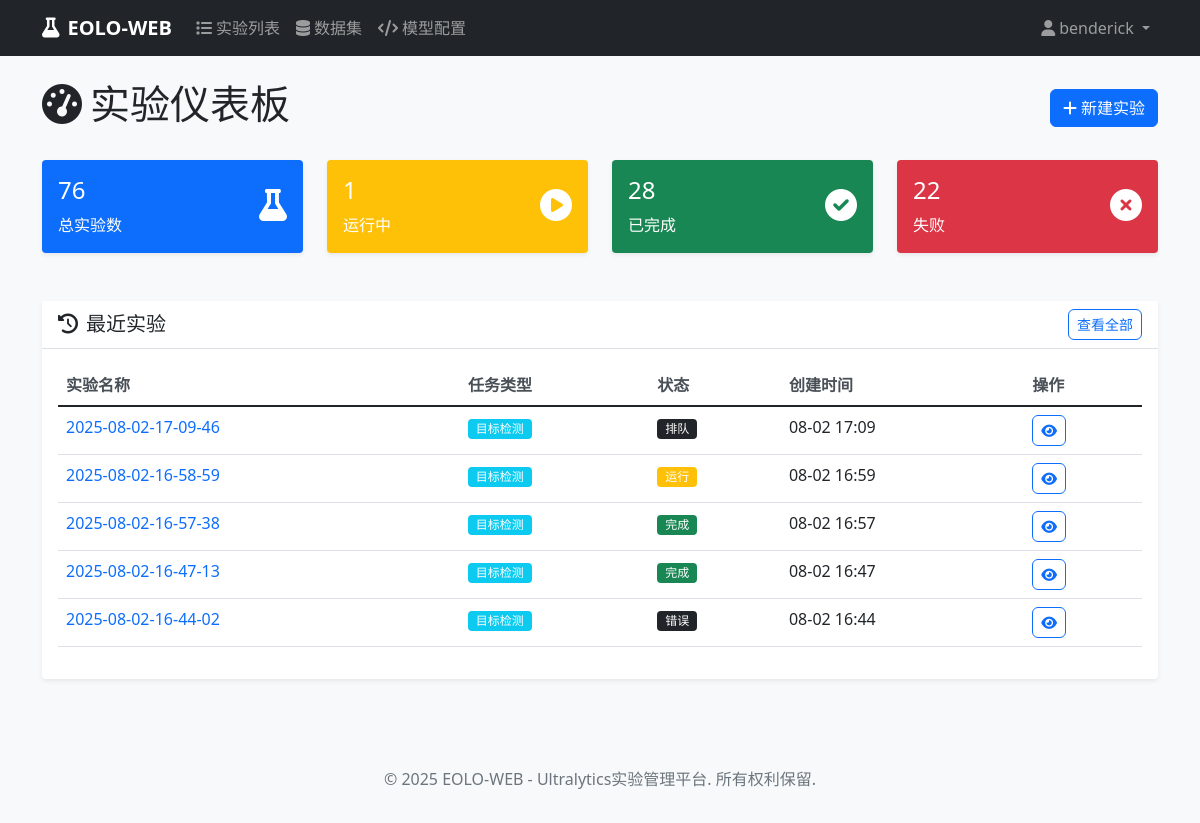
The page /experiments/ (signed in) on the database as committed earlier.
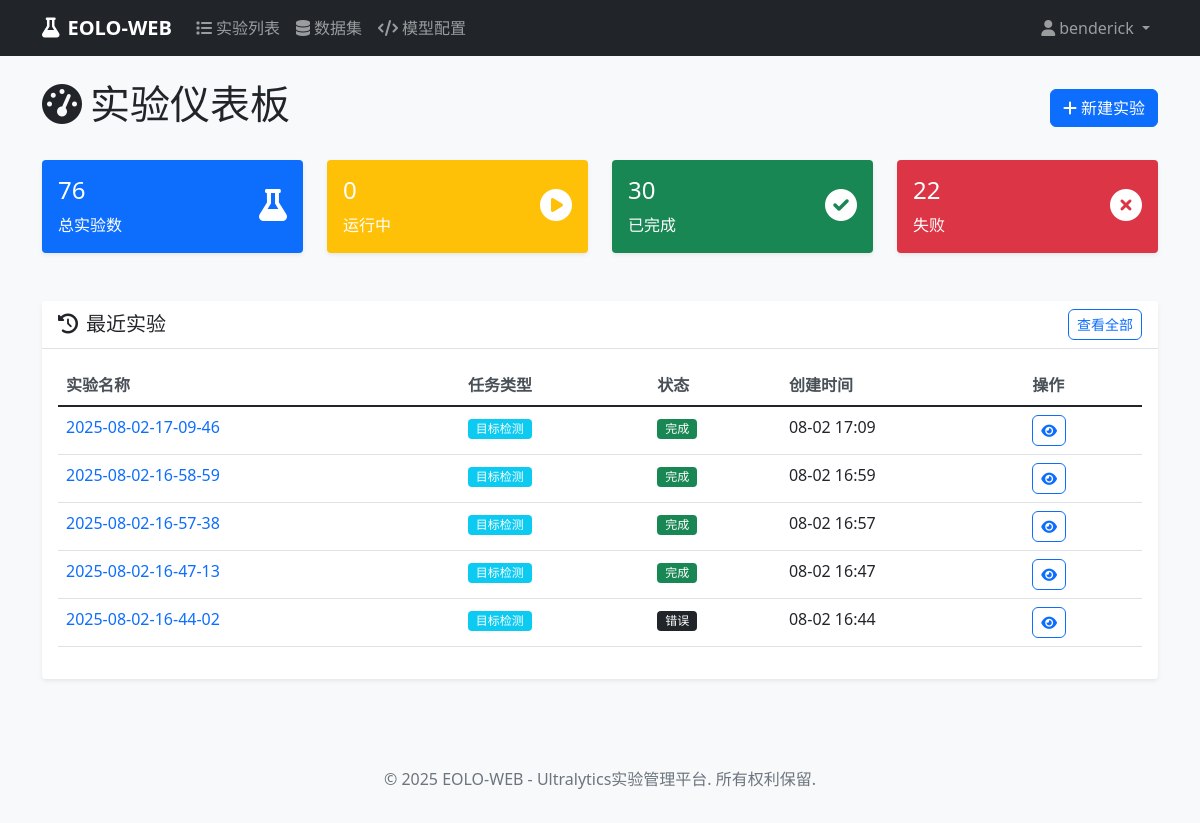
The same page on the database as committed later.
### experiments/models.py (models this page shows, shortened)
class Experiment(models.Model):
    EXPERIMENT_STATUS_CHOICES = [
        ('pending', '待启动'),
        ('queued', '排队'),
        ('running', '运行'),
        ('interrupted', '中断'),
        ('error', '错误'),
        ('completed', '完成'),
    ]
    TASK_TYPE_CHOICES = [
        ('detect', '目标检测'),
        ('segment', '实例分割'),
        ('classify', '图像分类'),
        ('pose', '姿态估计'),
        ('track', '目标跟踪'),
    ]
    name = models.CharField(max_length=200, verbose_name="实验名称")
    description = models.TextField(blank=True, null=True, verbose_name="实验描述")
    user = models.ForeignKey(User, on_delete=models.CASCADE, verbose_name="创建用户")
    task_type = models.CharField(max_length=20, choices=TASK_TYPE_CHOICES, default='detect', verbose_name="任务类型")
    model_configs = models.TextField(blank=True, null=True, verbose_name="模型配置", help_text="逗号分隔的模型配置路径")
    setting_config = models.CharField(max_length=200, blank=True, null=True, verbose_name="参数配置", help_text="参数配置文件路径")
    dataset = models.CharField(max_length=200, default='', verbose_name="数据集名称")
    epochs = models.IntegerField(default=100, verbose_name="训练轮数")
    batch_size = models.IntegerField(default=16, verbose_name="批量大小")
    device = models.CharField(max_length=20, default='auto', verbose_name="设备")
    SCALE_CHOICES = [
        ('n', 'Nano'),
        ('s', 'Small'),
        ('m', 'Medium'),
        ('l', 'Large'),
        ('x', 'Extra Large'),
    ]
    scale = models.CharField(max_length=1, choices=SCALE_CHOICES, default='n', verbose_name="尺寸")
    group = models.CharField(max_length=100, blank=True, null=True, verbose_name="分组")
    exp_timestamp = models.CharField(max_length=50, blank=True, null=True, verbose_name="实验时间戳")
    project_name = models.CharField(max_length=100, blank=True, null=True, verbose_name="项目名称")
    status = models.CharField(max_length=20, choices=EXPERIMENT_STATUS_CHOICES, default='pending', verbose_name="状态")
    command = models.TextField(blank=True, null=True, verbose_name="生成的命令")
    created_at = models.DateTimeField(auto_now_add=True, verbose_name="创建时间")
    updated_at = models.DateTimeField(auto_now=True, verbose_name="更新时间")
    started_at = models.DateTimeField(blank=True, null=True, verbose_name="开始时间")
    completed_at = models.DateTimeField(blank=True, null=True, verbose_name="完成时间")
    log_file = models.CharField(max_length=500, blank=True, null=True, verbose_name="日志文件")
    result_file = models.CharField(max_length=500, blank=True, null=True, verbose_name="结果文件")
    error_message = models.TextField(blank=True, null=True, verbose_name="错误信息")
    class Meta:
        verbose_name = "实验"
        verbose_name_plural = "实验"
        ordering = ['-created_at']

### experiments/views.py (the view)
# urls.py: path('', views.dashboard_view, name='dashboard'),
@login_required
def dashboard_view(request):
    user_experiments = Experiment.objects.filter(user=request.user)
    total_experiments = user_experiments.count()
    running_experiments = user_experiments.filter(status='running').count()
    completed_experiments = user_experiments.filter(status='completed').count()
    interrupted_experiments = user_experiments.filter(status='interrupted').count()
    failed_experiments = user_experiments.filter(status='error').count()
    recent_experiments = user_experiments[:5]
    context = {
        'total_experiments': total_experiments,
        'running_experiments': running_experiments,
        'completed_experiments': completed_experiments,
        'interrupted_experiments': interrupted_experiments,
        'failed_experiments': failed_experiments,
        'recent_experiments': recent_experiments,
    }
    return render(request, 'experiments/dashboard.html', context)

### templates/experiments/dashboard.html (shortened to what the changed rows need)
{% extends 'base.html' %}
{% block content %}
<div class="d-flex justify-content-between align-items-center mb-4">
    <h1><i class="fas fa-tachometer-alt me-2"></i>实验仪表板</h1>
</div>
<div class="row mb-4">
    <div class="col-md-3">
        <div class="card bg-warning text-white">
            <div class="card-body">
                <div class="d-flex justify-content-between">
                    <div>
                        <h4>{{ running_experiments }}</h4>
                        <p class="mb-0">运行中</p>
                    </div>
                </div>
            </div>
        </div>
    </div>
    <div class="col-md-3">
        <div class="card bg-success text-white">
            <div class="card-body">
                <div class="d-flex justify-content-between">
                    <div>
                        <h4>{{ completed_experiments }}</h4>
                        <p class="mb-0">已完成</p>
                    </div>
                </div>
            </div>
        </div>
    </div>
</div>
<div class="row">
    <div class="col-12">
        <div class="card">
            <div class="card-body">
                {% if recent_experiments %}
                <div class="table-responsive">
                    <table class="table table-hover">
                        <thead>
                            <tr>
                                <th>实验名称</th>
                                <th>任务类型</th>
                                <th>状态</th>
                                <th>创建时间</th>
                                <th>操作</th>
                            </tr>
                        </thead>
                        <tbody>
                            {% for experiment in recent_experiments %}
                            <tr>
                                <td>
                                    <a href="{% url 'experiments:detail' experiment.pk %}" class="text-decoration-none">
                                        {{ experiment.name }}
                                    </a>
                                </td>
                                <td>
                                    <span class="badge bg-info">{{ experiment.get_task_type_display }}</span>
                                </td>
                                <td>
                                    {% if experiment.status == 'pending' %}
                                        <span class="badge bg-secondary">{{ experiment.get_status_display }}</span>
                                    {% elif experiment.status == 'running' %}
                                        <span class="badge bg-warning">{{ experiment.get_status_display }}</span>
                                    {% elif experiment.status == 'completed' %}
                                        <span class="badge bg-success">{{ experiment.get_status_display }}</span>
                                    {% elif experiment.status == 'failed' %}
                                        <span class="badge bg-danger">{{ experiment.get_status_display }}</span>
                                    {% else %}
                                        <span class="badge bg-dark">{{ experiment.get_status_display }}</span>
                                    {% endif %}
                                </td>
                                <td>{{ experiment.created_at|date:"m-d H:i" }}</td>
                                <td>
                                    <div class="btn-group btn-group-sm">
                                        <a href="{% url 'experiments:detail' experiment.pk %}"
                                           class="btn btn-outline-primary btn-sm">
                                            <i class="fas fa-eye"></i>
                                        </a>
                                    </div>
                                </td>
                            </tr>
                            {% endfor %}
                        </tbody>
                    </table>
                </div>
                {% endif %}
            </div>
        </div>
    </div>
</div>
{% endblock %}

Rows that differ between the two databases and show on the page:
changed Experiment (number 1 of 5 on the later page): status "排队" → "完成"
changed Experiment (number 2 of 5 on the later page): status "运行" → "完成"
Other text that changed with them:
{{ running_experiments }}: "1" → "0"
{{ completed_experiments }}: "28" → "30"
